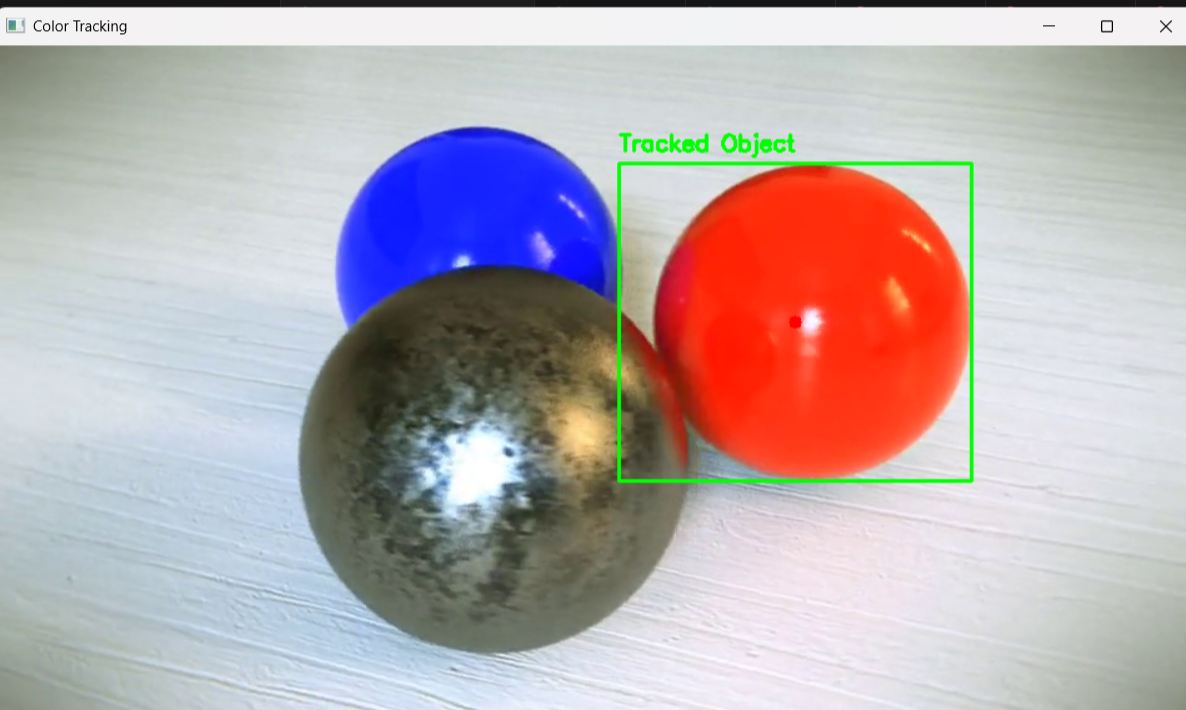
#> input picture example1.png, 1186 x 710 px, given in place of color.mp4, which was not available
$ python color_tracker.py
#> lines starting #> are read from the running program, lines starting #| are printed output that depends on the picture; after the words box and inside, x2 and y2 are one past the last pixel; in counts of white or black regions, pixels touching at a corner belong together; pictures that were not available may be replaced by others from this repository, and a replacement may not be noted
import cv2
import numpy as np

class ColorTracker:
    def __init__(self, video_path):
        self.cap = cv2.VideoCapture(video_path)
        self.running = False

        # HSV color range for red (can be adjusted)
        self.lower_color1 = np.array([0, 120, 70])
        self.upper_color1 = np.array([10, 255, 255])
        self.lower_color2 = np.array([170, 120, 70])
        self.upper_color2 = np.array([180, 255, 255])

        # Morphological kernel
        self.kernel = np.ones((5,5), np.uint8)

        # Minimum contour area threshold
        self.min_contour_area = 500

    def process_frame(self, frame):
        """Process a single frame for color tracking"""
        hsv = cv2.cvtColor(frame, cv2.COLOR_BGR2HSV)

        # Create masks for the color range
        mask1 = cv2.inRange(hsv, self.lower_color1, self.upper_color1)
        mask2 = cv2.inRange(hsv, self.lower_color2, self.upper_color2)
        combined_mask = cv2.bitwise_or(mask1, mask2)

        # Apply morphological operations to reduce noise
        processed_mask = cv2.morphologyEx(combined_mask, cv2.MORPH_OPEN, self.kernel)
        processed_mask = cv2.morphologyEx(processed_mask, cv2.MORPH_DILATE, self.kernel)

        return processed_mask

    def find_largest_contour(self, mask):
        """Find the largest contour in the mask"""
        contours, _ = cv2.findContours(mask, cv2.RETR_TREE, cv2.CHAIN_APPROX_SIMPLE)
        if contours:
            largest_contour = max(contours, key=cv2.contourArea)
            if cv2.contourArea(largest_contour) > self.min_contour_area:
                return largest_contour
        return None

    def draw_tracking_info(self, frame, contour):
        """Draw tracking information on the frame"""
        x, y, w, h = cv2.boundingRect(contour)
        cv2.rectangle(frame, (x, y), (x+w, y+h), (0, 255, 0), 2)
        cv2.putText(frame, "Tracked Object", (x, y - 10),
                   cv2.FONT_HERSHEY_SIMPLEX, 0.6, (0, 255, 0), 2)

        # Draw center point (optional)
        center = (x + w//2, y + h//2)
        cv2.circle(frame, center, 5, (0, 0, 255), -1)

        return frame

    def run(self):
        """Main tracking loop"""
        self.running = True

        while self.running and self.cap.isOpened():
            ret, frame = self.cap.read()
#> frame is the input picture: shape (710, 1186, 3); mean B, G, R 175.6, 172.5, 184.1
            if not ret:
                break

            # Process the frame and track the object
            mask = self.process_frame(frame)
#> in process_frame, `hsv = cv2.cvtColor(frame, cv2.COLOR_BGR2HSV)`: hsv: shape (710, 1186, 3); mean H, S, V 80.4, 52.4, 203.4
#> in process_frame, `mask1 = cv2.inRange(hsv, self.lower_color1, self.upper_color1)`:
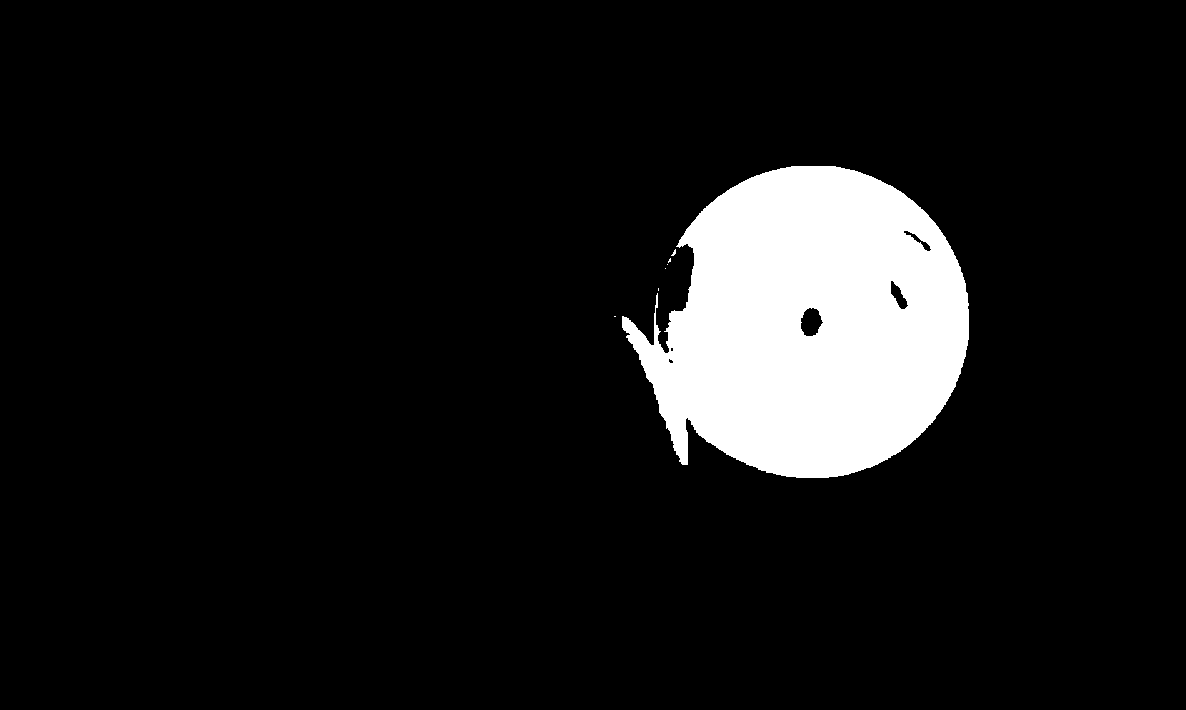
#> mask1: shape (710, 1186); 9.2% white; 7 white regions (6 under 20 px), largest, box (x1, y1, x2, y2) and area: (622, 166, 969, 478) 77032
#> in process_frame, `mask2 = cv2.inRange(hsv, self.lower_color2, self.upper_color2)`:
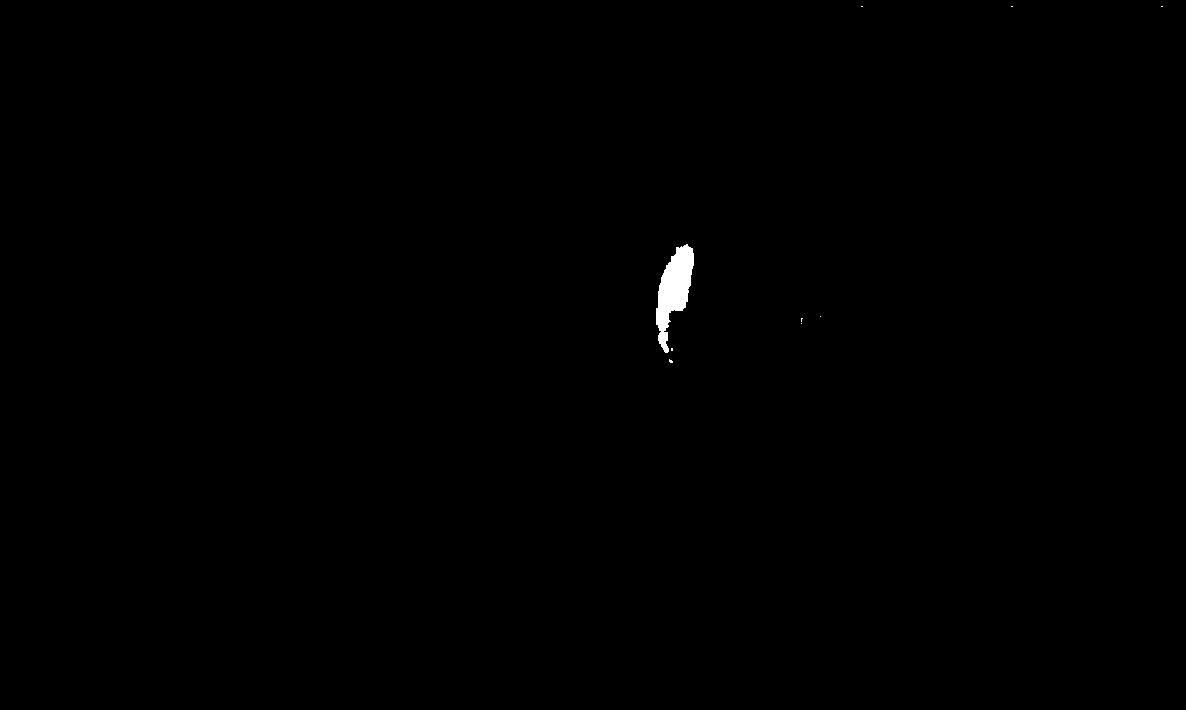
#> mask2: shape (710, 1186); 0.26% white; 9 white regions (8 under 20 px), largest, box (x1, y1, x2, y2) and area: (656, 244, 694, 353) 2125
#> in process_frame, `combined_mask = cv2.bitwise_or(mask1, mask2)`:
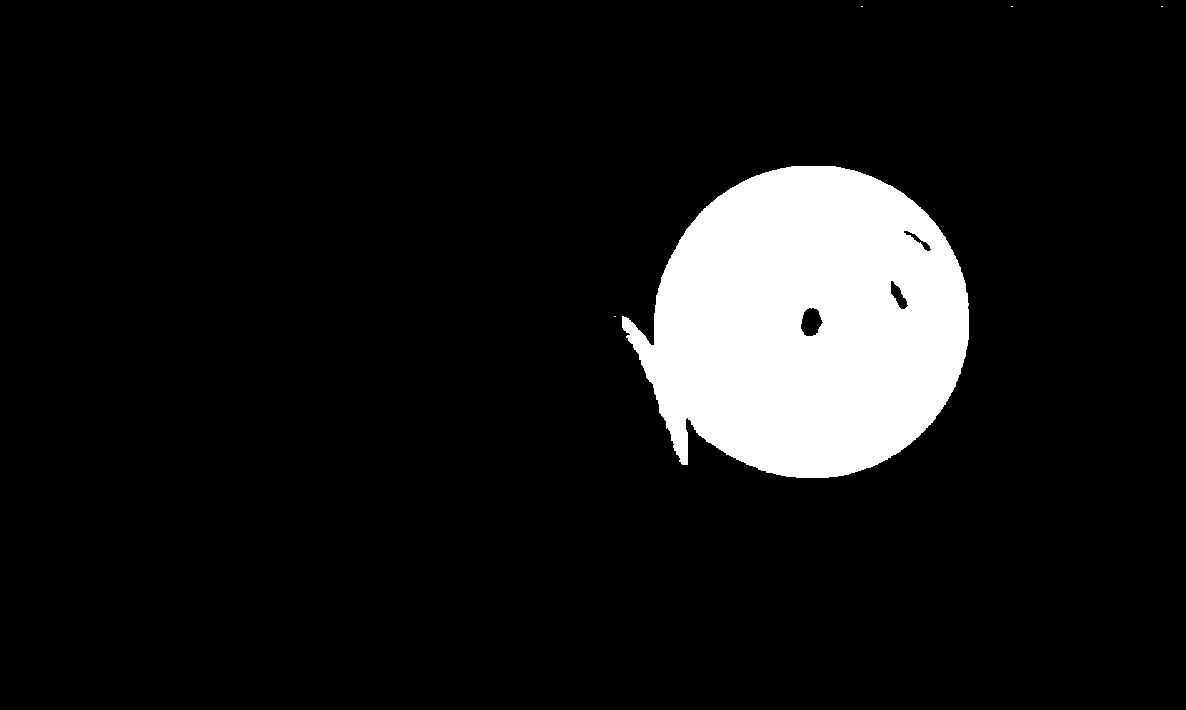
#> combined_mask: shape (710, 1186); 9.4% white; 5 white regions (4 under 20 px), largest, box (x1, y1, x2, y2) and area: (622, 166, 969, 478) 79212
#> in process_frame, `processed_mask = cv2.morphologyEx(combined_mask, cv2.MORPH_OPEN, self...`: processed_mask: shape (710, 1186); 9.4% white; 1 white region, box (x1, y1, x2, y2) and area: (622, 166, 969, 478) 79194
#> in process_frame, `processed_mask = cv2.morphologyEx(processed_mask, cv2.MORPH_DILATE, se..`:
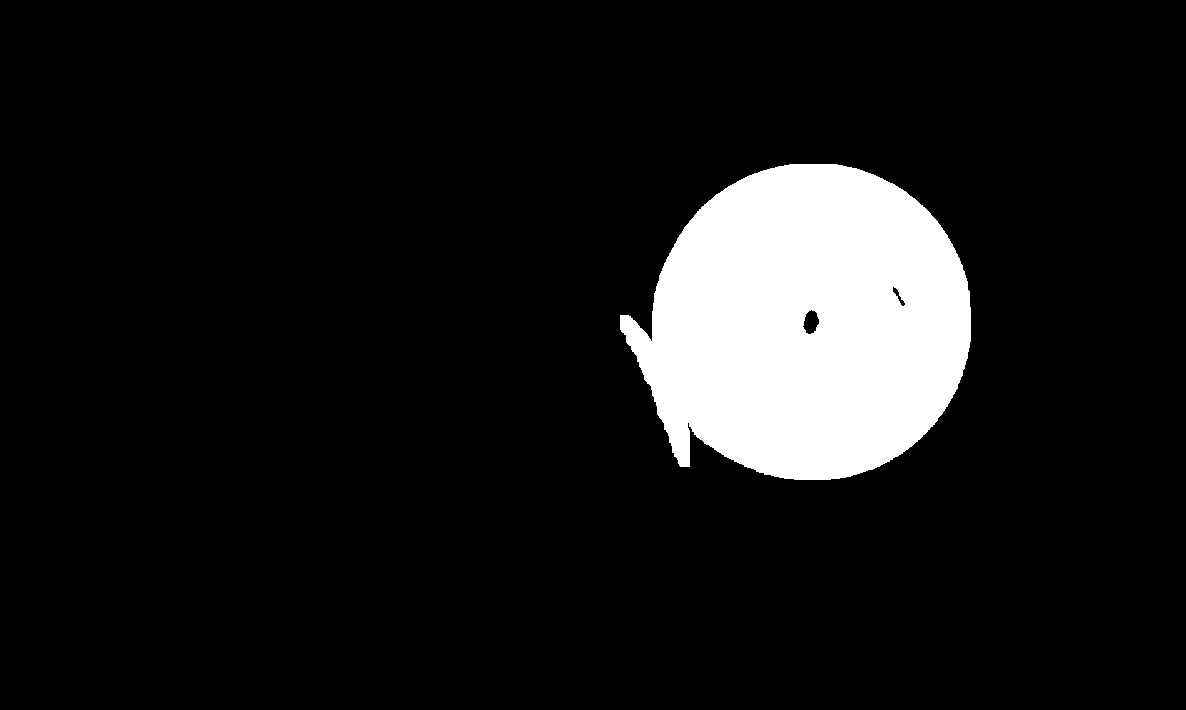
#> processed_mask: shape (710, 1186); 9.8% white; 1 white region
            contour = self.find_largest_contour(mask)
#> in find_largest_contour, `contours, _ = cv2.findContours(mask, cv2.RETR_TREE, cv2.CHAIN_APPROX_S..`: contours = 3 contours; box (x1, y1, x2, y2) and area: (620, 164, 971, 480) 82380, (802, 309, 820, 335) 290, (892, 286, 906, 307) 86
#> in find_largest_contour, `largest_contour = max(contours, key=cv2.contourArea)`: largest_contour = contour of 517 points, box (x1, y1, x2, y2) (620, 164, 971, 480), area 82380
#> contour has the same summary as largest_contour in find_largest_contour

            if contour is not None:
                frame = self.draw_tracking_info(frame, contour)
#> in draw_tracking_info, `x, y, w, h = cv2.boundingRect(contour)`: x = 620; y = 164; w = 351; h = 316
#> in draw_tracking_info, `cv2.putText(frame, "Tracked Object", (x, y - 10), cv2.FONT_HERSHEY_SIM..`:
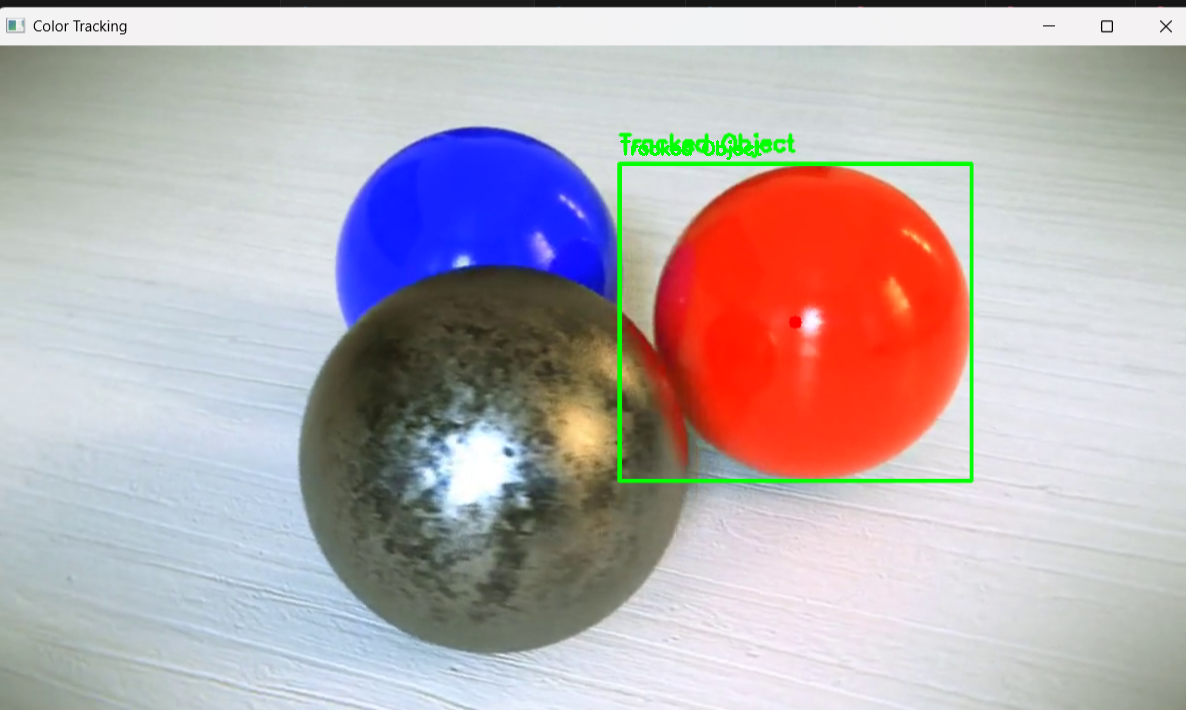
#> frame: shape (710, 1186, 3); mean B, G, R 175.4, 172.6, 183.8
#> in draw_tracking_info, `center = (x + w//2, y + h//2)`: center = (795, 322)
#> in draw_tracking_info, `cv2.circle(frame, center, 5, (0, 0, 255), -1)`: frame: shape (710, 1186, 3); under 0.01% of pixels changed, all inside (x1, y1, x2, y2) = (795, 322, 801, 328)

            # Display results
            cv2.imshow("Color Tracking", frame)

            # Check for user input
            key = cv2.waitKey(30) & 0xFF
#> (key q is pressed here)
            if key == ord('q'):
                self.running = False
            elif key == ord('p'):
                cv2.waitKey(-1)  # Pause until any key is pressed

        self.cleanup()

    def cleanup(self):
        """Release resources"""
        self.cap.release()
        cv2.destroyAllWindows()


if __name__ == "__main__":
    tracker = ColorTracker("color.mp4")
    tracker.run()

$ run again, on example2.png
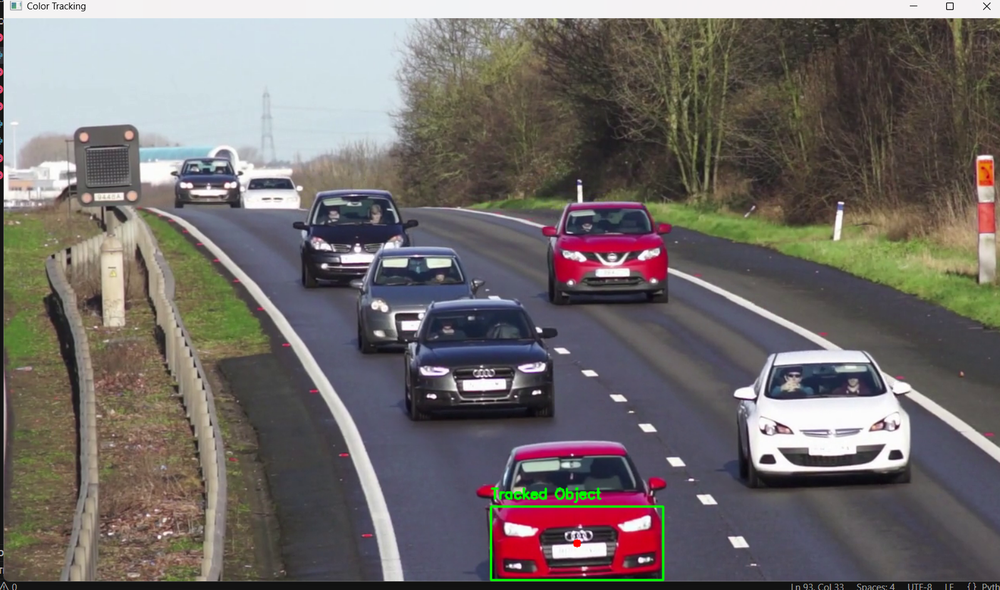
#> input picture example2.png, 1000 x 590 px, shrunk from 1597 x 943 before the run, given in place of color.mp4, which was not available
#> in run, frame is the input picture: shape (590, 1000, 3); mean B, G, R 106.7, 108.6, 114.4
#> hsv: shape (590, 1000, 3); mean H, S, V 75.2, 51.9, 122
#> in process_frame, `mask1 = cv2.inRange(hsv, self.lower_color1, self.upper_color1)`:
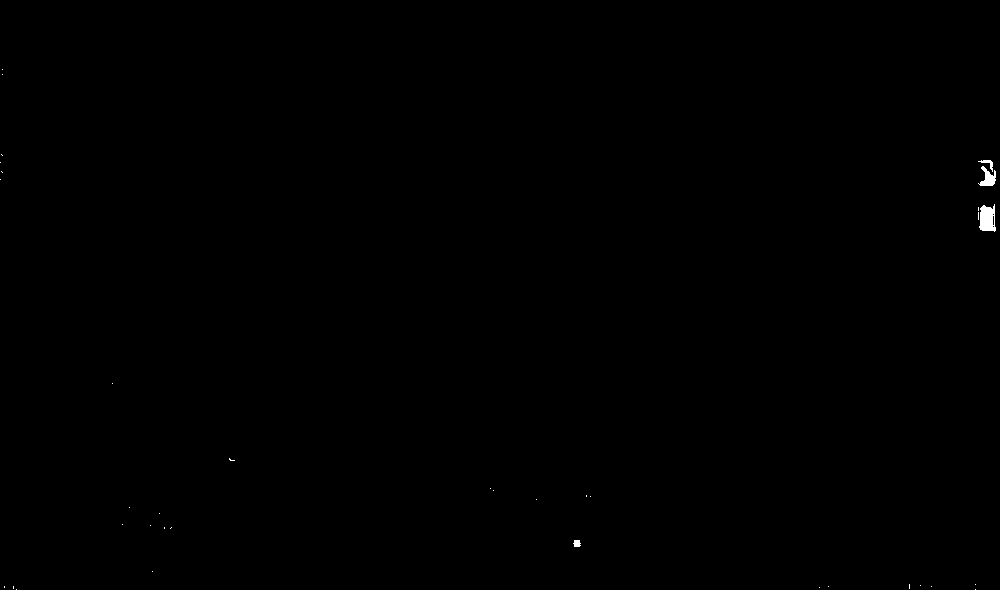
#> mask1: shape (590, 1000); 0.12% white; 36 white regions (32 under 20 px), largest, box (x1, y1, x2, y2) and area: (979, 204, 996, 232) 358, (978, 166, 996, 186) 188, (978, 160, 993, 172) 56, (573, 540, 581, 547) 45
#> mask2: shape (590, 1000); 1.6% white; 62 white regions (50 under 20 px), largest, box (x1, y1, x2, y2) and area: (493, 508, 662, 578) 6574, (621, 249, 668, 282) 772, (555, 258, 603, 283) 765
#> contours = 12 contours; largest, box (x1, y1, x2, y2) and area: (492, 506, 664, 580) 10923, (542, 527, 616, 568) 2394, (622, 251, 670, 283) 1000, (553, 256, 603, 284) 988, (574, 241, 657, 256) 906
#> largest_contour = contour of 120 points, box (x1, y1, x2, y2) (492, 506, 664, 580), area 10923
#> contour has the same summary as largest_contour in find_largest_contour
#> x = 492; y = 506; w = 172; h = 74
#> in draw_tracking_info, `cv2.putText(frame, "Tracked Object", (x, y - 10), cv2.FONT_HERSHEY_SIM..`:
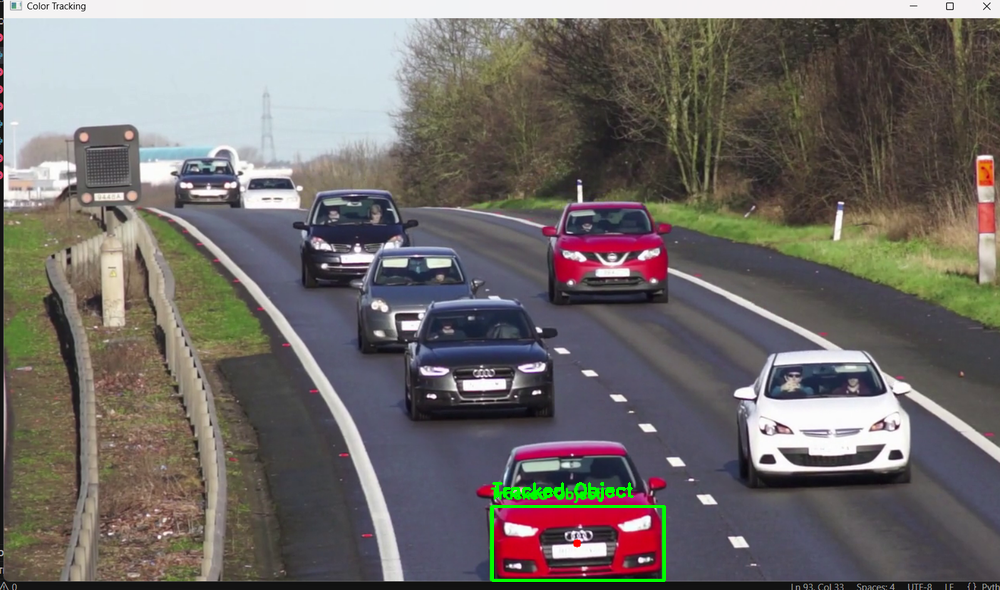
#> frame: shape (590, 1000, 3); mean B, G, R 106.5, 109, 114.2
#> center = (578, 543)
